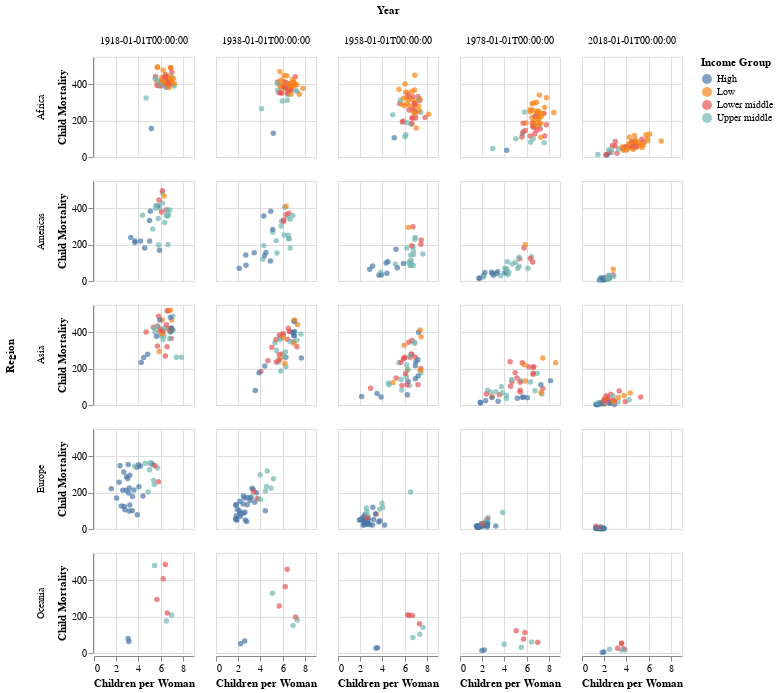

Notebook code for this chart:
### Code cell
# 3.1
gap_df_sub = gap_df[gap_df['year'].dt.year.isin([1918, 1938, 1958, 1978, 2018])]

# 3.2
chart = alt.Chart(gap_df_sub).mark_circle().encode(
    x=alt.X('children_per_woman', title='Children per Woman'),
    y=alt.Y('child_mortality', title='Child Mortality'),
    color=alt.Color('income_group', title='Income Group')
)
chart

# 3.3
facet_chart = chart.properties(
    width=100,
    height=100
).facet(
    column=alt.Column('year:N', title='Year'),
    row=alt.Row('region:N', title='Region')
)
facet_chart

### Figure 1 — Vega-Lite specification as saved in the notebook (floating-point values rounded to 4 significant figures; data arrays with more than 128 entries replaced by an {"elided": "..."} marker saying what was removed)
{"config": {"view": {"continuousWidth": 300, "continuousHeight": 300}}, "data": {"name": "data-6376075c29c871d7ff3036a6d3fcd964"}, "facet": {"column": {"field": "year", "title": "Year", "type": "nominal"}, "row": {"field": "region", "title": "Region", "type": "nominal"}}, "spec": {"mark": {"type": "circle"}, "encoding": {"color": {"field": "income_group", "title": "Income Group", "type": "nominal"}, "x": {"field": "children_per_woman", "title": "Children per Woman", "type": "quantitative"}, "y": {"field": "child_mortality", "title": "Child Mortality", "type": "quantitative"}}, "height": 100, "width": 100}, "$schema": "https://vega.github.io/schema/vega-lite/v5.20.1.json", "datasets": {"data-6376075c29c871d7ff3036a6d3fcd964": {"elided": "890 records"}}}
